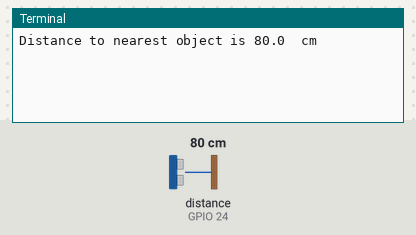
A program run on a simulated Raspberry Pi (BCM pin numbers). On the bench: the last lines printed to the terminal. Inputs (shaded band) come from the test bench; at power-on: distance to the obstacle (sensor on GPIO 24) 80 cm. The echo pulse lasts 58.3 µs per cm.

Above: at 1.2 s.
1.3 s: distance to the obstacle (sensor on GPIO 24) set to 2 cm
At 2.3 s:
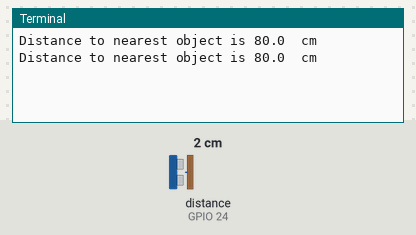
2.8 s: distance to the obstacle (sensor on GPIO 24) set to 4 cm
At 3.9 s:
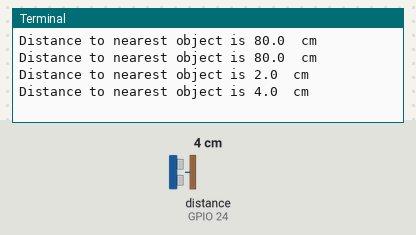
Timing chart, 0 to 5.8 s (numbered marks = the images above; inputs shaded):
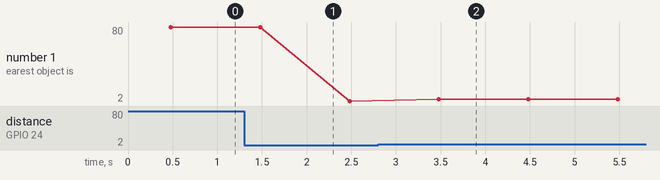

Measured:
- after the input at 2.8 s, the terminal: prints a new line after 0.68 s (image 2)
- plotted number 1: 80 → 2 after the input at 1.3 s, 2 → 4 after the input at 2.8 s

The program:

02_10_gpiozero.py
```python
# alternative code from q2-06_hc-sr604 using gpiozero instead of RPi.GPIO

from gpiozero import DistanceSensor
from time import sleep

# defined in BCM - NOT board pins
HCSR604_TRIG = 18 # which is Board Pin 12
HCSR604_ECHO = 24 # which is Board Pin 18

sensor = DistanceSensor(HCSR604_ECHO, HCSR604_TRIG)

while True:
    print('Distance to nearest object is', sensor.distance * 100, ' cm')
    sleep(1)
```
